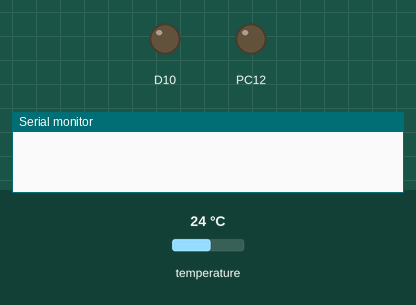
Simulated run of this program. Board: STM32 Nucleo. Parts: output pins drawn as LEDs (lit = HIGH), the last lines printed to the serial monitor. The inputs (shaded band) are chosen by the test bench; at power-on: temperature 24 °C. WiFi joins after 1.5 s; servers stay silent unless stated; the local clock reads 2024-03-15 10:24:30 at power-on unless the program sets it; storage starts empty; random numbers use the default seed unless the program sets one; no MQTT or app messages arrive unless stated.

Above: at 0.0 s.
At 13.4 s:
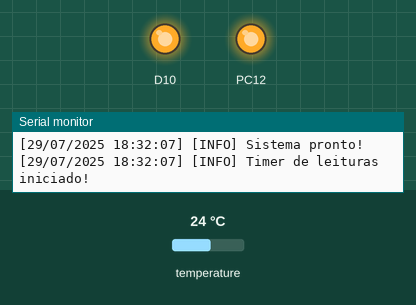
13.5 s: temperature set to 29 °C
16.0 s: temperature set to 32 °C
At 17.4 s:
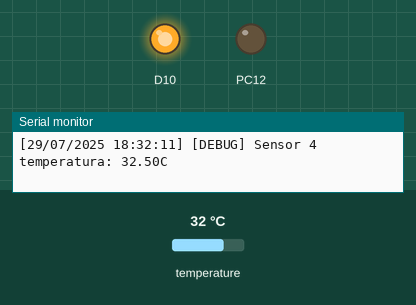
Timing chart, 0 to 24.4 s (numbered marks = the images above; inputs shaded):
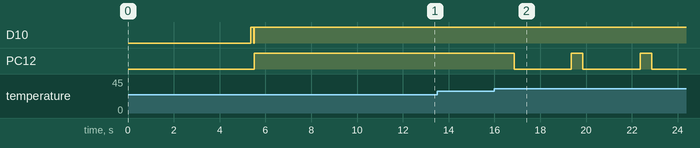

Measured:
- the behaviour switches between 30 and 31 °C on temperature (found by bisection; images 1 and 2)
- after the input at 16.0 s, PC12: alternates HIGH for 0.50 s and LOW for 2.5 s, starting after 0.86 s

The program:

main.cpp
```cpp
// Bibliotecas do framework
#include <Arduino.h>        // Biblioteca principal do Arduino
#include <WiFiEspAT.h>      // Biblioteca WiFi
#include <PubSubClient.h>   // Biblioteca MQTT
#include <HardwareSerial.h> // Biblioteca HardwareSerial

// Includes locais
#include "sensorEvent.hpp" // Biblioteca de eventos do sensor
#include "LED.hpp"         // Biblioteca LED
#include "config.hpp"      // Configuração
#include "logs.hpp"        // Logs
#include "connect.hpp"     // Funções de ligação
#include "set_rtc.hpp"     // RTC

// Variáveis
char tempStr[100];     // String para dados de temperatura
char localIpStr[50];   // String para endereço IP local
char gatewayIpStr[50]; // String para endereço IP do gateway
char dnsIpStr[50];     // String para endereço IP do DNS
char mqttMsg[100];     // String para mensagens MQTT
char pubMsg[100];      // String para mensagens publicadas

// Inicialização de estruturas
struct configData config_data = {0}; // Inicialização da estrutura de dados de configuração
extern struct sensorData sensor_data; // Estrutura de dados do sensor de sensorEvent.cpp

// Criar clientes WiFi e MQTT
WiFiClient wifiClient;
PubSubClient mqttClient(wifiClient);

// Definição de classes
HardwareTimer *timer3 = new HardwareTimer(TIM3); // Criar instância HardwareTimer para TIM3
HardwareSerial Serial1(PA10, PA9);               // Criar instância HardwareSerial para Serial1

ExtMEM logs; // Classe de logs
ExtMEM csv;  // Classe CSV
ExtMEM asn;  // Classe ASN

sensorEvent sensor; // Classe de eventos do sensor

LED greenLed; // Classe LED verde
LED redLed;   // Classe LED vermelho

uint32_t delayMS; // Variável para atraso em milissegundos

void sendTemperature() { // Função para ler temperatura e enviar para MQTT (se disponível)
    sensor.getTemperatureAverage(); // Obter temperatura média dos sensores

    logs.info(""); // Linha em branco
    logs.info("=== LEITURA DE TEMPERATURA ===");
    logs.info(""); // Linha em branco

    for (int i = 0; i < NUMBER_OF_SENSORS; i++) {
        dtostrf(sensor_data.temperatureAverageSensors[i], 2, 2, tempStr);
        String tempMsg = "Sensor " + String(i + 1) + " temperatura: " + String(tempStr) + "C";
        logs.debug(tempMsg.c_str());

        // Escrever no CSV
        String csvLine = String(millis()) + ";" + String(i + 1) + ";OK;" + String(tempStr);
        csv.data(csvLine.c_str());
        // logs.info("Dados CSV escritos"); // Sem concatenação complicada
    }

    // Enviar para MQTT se disponível
    if (WiFi.status() == WL_CONNECTED && mqttClient.connected()) {
        for (int i = 0; i < NUMBER_OF_SENSORS; i++) {
            dtostrf(sensor_data.temperatureAverageSensors[i], 2, 2, tempStr);
            String topic = "sensor" + String(i + 1) + "/temp";
            mqttClient.publish(topic.c_str(), tempStr);
        }
    }
}

void connectWiFi() { // Função para ligar ao WiFi
    int attempts = 0;
    unsigned long startTime = millis();

    while (WiFi.status() != WL_CONNECTED && attempts < 3 && (millis() - startTime) < 6000) { // Verificar se WiFi está ligado
        logs.info("A ligar ao WiFi...");
        WiFi.begin(SERVER_SSID, SERVER_PASSWORD); // Iniciar ligação WiFi
        attempts++;
        delay(DELAY_WIFI_CONNECTION);
    }

    if (WiFi.status() == WL_CONNECTED) {
        String localIpMsg = "WiFi ligado: " + WiFi.localIP().toString();
        logs.info(localIpMsg.c_str());

        String gatewayMsg = "Gateway: " + WiFi.gatewayIP().toString();
        logs.info(gatewayMsg.c_str());

        String dnsMsg = "DNS: " + WiFi.dnsIP().toString();
        logs.info(dnsMsg.c_str());
    } else {
        logs.warning("Falha na ligação WiFi após 3 tentativas");
    }
}

void connectMQTT() { // Função para ligar ao broker MQTT
    if (WiFi.status() != WL_CONNECTED) {
        logs.warning("Não é possível ligar MQTT - Sem WiFi");
        return;
    }

    mqttClient.setServer(SERVER_IP, SERVER_PORT);

    int attempts = 0;
    while (!mqttClient.connected() && attempts < 3) { // Verificar se cliente MQTT está ligado
        logs.info("A ligar ao MQTT...");

        String clientId = "STM32_SENDER_";
        clientId += String(random(0xffff), HEX);

        if (mqttClient.connect(clientId.c_str())) {
            logs.info("MQTT ligado!");
            break;
        } else {
            String mqttMsgStr = "Falha na ligação MQTT, rc=" + String(mqttClient.state()) + " a tentar novamente em 2 segundos...";
            logs.error(mqttMsgStr.c_str());
            attempts++;
            if (attempts < 3) delay(DELAY_MQTT_CONNECTION);
        }
    }
}

void setup() { // Função de configuração
    // Série
    delay(1000); // Atraso inicial
    Serial.begin(SERIAL_BAUD_RATE);
    delay(4000);

    // Inicializar SD ANTES de qualquer log
    if (logs.initExtMem()) {
        Serial.println("[INFO] SD Card inicializado!");
        // Partilhar estado do SD com outras instâncias
        csv.initExtMem();
        asn.initExtMem();

        // Agora sim fazer logs
        logs.info("========================================");
        logs.info("   SISTEMA DE ARREFECIMENTO - GRUPO 4");
        logs.info("   STM32L476RG");
        logs.info("========================================");
    } else {
        Serial.println("[ERRO] SD Card FALHOU!");
    }

    // SD já foi inicializado acima
    logs.initFile("log"); // Inicializar ficheiro de log

    // Inicializar CSV e verificar se funcionou
    logs.info("A tentar inicializar CSV...");
    if (csv.initFile("csv")) {
        logs.info("CSV inicializado com sucesso!");
        csv.data(CSV_HEADER); // Escrever cabeçalho CSV
        logs.info("Cabeçalho CSV escrito!");
    } else {
        logs.error("FALHA ao inicializar CSV!");
        logs.error("Possível problema: SD card não inicializado?");
    }

    asn.readSN(); // Ler número de série do cartão SD


    greenLed.init(LED_TEMP_GREEN); // Inicializar LED verde
    greenLed.on();                 // Ligar LED verde

    // RTC
    if (initRTC()) {
        logs.info("RTC OK");
        setRTCToCompileTime();
    } else {
        logs.error("Falha no RTC!");
    }

    Serial1.begin(SERIAL_BAUD_RATE);               // Inicializar Serial1 para comunicação
    WiFi.init(Serial1);                            // Inicializar WiFi com Serial1
    connectWiFi();                                 // Ligar ao WiFi
    mqttClient.setServer(SERVER_IP, SERVER_PORT);  // Definir servidor MQTT
    connectMQTT();                                 // Ligar ao broker MQTT

    logs.info("Sistema pronto!");
    sensor.initSensor(); // Inicializar sensor

    // Configuração do timer para MQTT automático (APÓS conexões)
    timer3->setPrescaleFactor(TIMER3_PRESCALE); // Definir prescaler do timer
    timer3->setOverflow(TIMER3_OVERFLOW);       // Definiroverflow do timer
    timer3->attachInterrupt(sendTemperature);   // Anexar interrupção para enviar temperatura
    timer3->resume();

    logs.info("Timer de leituras iniciado!");
}

void loop() { // Função de ciclo principal
    // WiFi/MQTT em background - não bloqueia se falhar
    if (WiFi.status() != WL_CONNECTED) {
        // Não tenta reconectar constantemente - só no setup
    }

    if (WiFi.status() == WL_CONNECTED && !mqttClient.connected()) {
        // Só tenta MQTT se WiFi estiver ligado
        connectMQTT();
    }

    if (mqttClient.connected()) {
        mqttClient.loop();
    }

    delay(DELAY_TO_STABILIZE); // Dar tempo para estabilizar

    // Controlo LED baseado na temperatura do sensor 1
    if (sensor_data.temperatureAverageSensors[0] > THIRTY_DEGREES) {
        greenLed.blink(); // Piscar LED verde se temperatura exceder 30 graus
    } else {
        greenLed.on(); // Ligar LED verde se temperatura abaixo de 30 graus
    }
}
```

config.hpp
```cpp
#ifndef CONFIG_HPP
#define CONFIG_HPP

// Setup Libraries
#include <Arduino.h>
#include <string>

// Forward declarations
class ExtMEM;

// ========== PINOUT STM32L476RG ==========
// DHT11 Sensor
#define DHTPIN PC1                  // Sensor pin
#define DHTTYPE DHT11               // Sensor type

// LEDs
#define LED_PIN PA5                 // LED principal
#define LED_TEMP_GREEN PC12         // LED temperatura verde
#define LED_WIFI PB0                // LED estado WiFi
#define LED_SD PB1                  // LED estado SD

// SPI for SD Card
static constexpr int SCK_PIN = PA5;
static constexpr int MISO_PIN = PA6;
static constexpr int MOSI_PIN = PA7;
static constexpr int uSD_CS_PIN = PB6;

// ========== COMMUNICATION ==========
#define SERIAL_BAUD_RATE 115200
#define BUTTON_DEBOUNCE_DELAY 50    // milliseconds

// ========== SYSTEM PARAMETERS ==========
// Sensor variables
static const int SAMPLES_AVERAGE = 10;    // Number of samples for average calculation
static const int NUMBER_OF_SENSORS = 4;   // Number of sensors
static const float THIRTY_DEGREES = 30.0; // Thirty degrees Celsius

// Delays
static const int DELAY_WIFI_CONNECTION = 5000; // Delay for WiFi connection
static const int DELAY_MQTT_CONNECTION = 2000; // Delay for MQTT connection
static const int DELAY_TO_STABILIZE = 2000;    // Delay to stabilize

// Timer properties
static constexpr uint32_t TIMER3_PRESCALE = 7200;  // Prescale factor
static constexpr uint32_t TIMER3_OVERFLOW = 20000; // Overflow value

// ========== WIFI & MQTT ==========
#define SERVER_SSID "NOS_Internet_E345"
#define SERVER_PASSWORD "11070017"
#define SERVER_IP "192.168.1.178"
#define SERVER_PORT 1883
#define MQTT_CLIENT_ID "STM32_Cooling_System"

// MQTT Topics - Publicação
#define TOPIC_BASE "sala_maquinas/"
#define TOPIC_TEMP_PREFIX TOPIC_BASE "sensor"
#define TOPIC_TEMP_SUFFIX "/temperatura"
#define TOPIC_HUM_PREFIX TOPIC_BASE "sensor"
#define TOPIC_HUM_SUFFIX "/humidade"
#define TOPIC_SENSOR_STATUS TOPIC_BASE "sensores/estado"
#define TOPIC_SD_STATUS TOPIC_BASE "memoria/estado"
#define TOPIC_SYSTEM_LOG TOPIC_BASE "sistema/log"

// Tópicos de controlo removidos

// ========== FILES & LOGS ==========
static const std::string CONFIG_FILENAME = "config.json";
static const std::string CONFIG_PATH = "/";
static const std::string LOG_FILENAME = "system";
static const std::string CSV_FILENAME = "temperatura";
static const char *CSV_HEADER = "timestamp;device;status;temperature";
static const std::string LOG_PATH = "";
static constexpr bool IS_RTC_ENABLED = true;
static constexpr bool IS_SERIAL_PRINT = true;
static constexpr bool IS_DEBUG_LOG = true;
static constexpr uint32_t MAX_FILE_SIZE = 1048576; // 1MB

// ========== THRESHOLDS ==========
#define TEMP_WARNING_HIGH 30.0      // °C - aviso de temperatura alta

// ========== RTC ==========
static constexpr bool SET_RTC_BOOT = true;

// ========== GLOBAL OBJECTS DECLARATIONS ==========
// Estas declarações devem estar no main.cpp ou num ficheiro separado
extern ExtMEM logs;
extern ExtMEM csv;
extern ExtMEM asn;

// Estruturas de dados
struct configData {
    char asn[15];
    char sn[15];
    char hw[5];
    char fw[5];
};

struct sensorData // Structure to hold sensor data
{
    float temperatureSensors[4];        // Current temperature
    float temperatureAverageSensors[4]; // Average temperature reading
    float humiditySensors[4];           // Current humidity
    float humidityAverageSensors[4];    // Average humidity reading
};

extern configData config_data;
extern sensorData sensor_data;

// DateTime is now defined in set_rtc.hpp

// Buffers globais
extern char floatString_temperature[10];
extern char floatString_humidity[10];
extern char msg_temperature[150];
extern char msg_humidity[150];
extern char time_string[20];

// Variáveis de tempo
extern unsigned long currentMillis;
extern unsigned long lastRead;
extern const unsigned long interval;

// Arrays removidos

#endif // CONFIG_HPP
```
